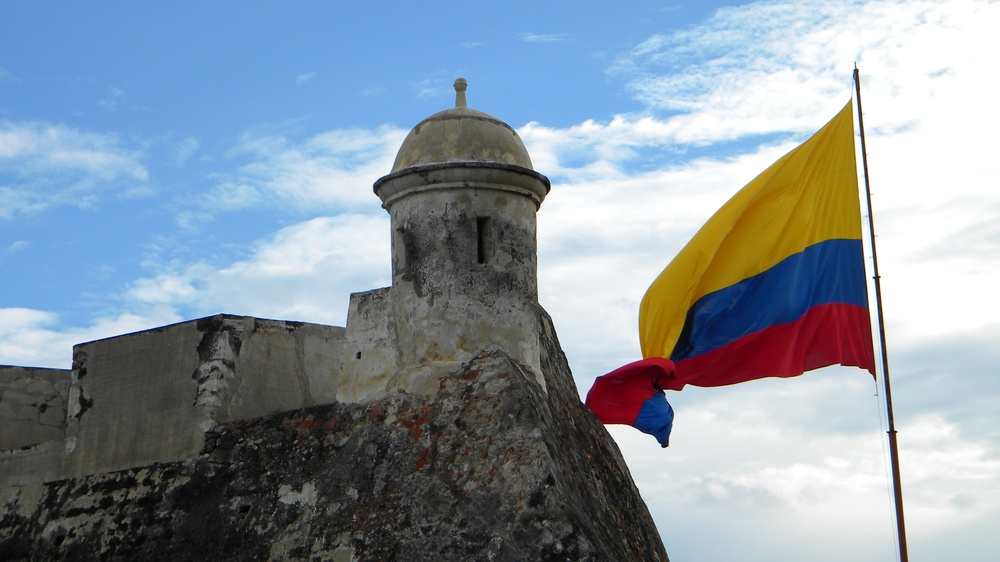
#> input picture histograma/cartagena.jpg, 1000 x 562 px, shrunk from 3584 x 2016 before the run
$ python historiograma.py
#> lines starting #> are read from the running program, lines starting #| are printed output that depends on the picture
#> further down, rgb is the input picture: shape (562, 1000, 3); mean R, G, B 137.4, 150.4, 161.9
import matplotlib.pyplot as plt
import numpy as np

def imsplit(rgb):
    r=rgb[:,:,0]
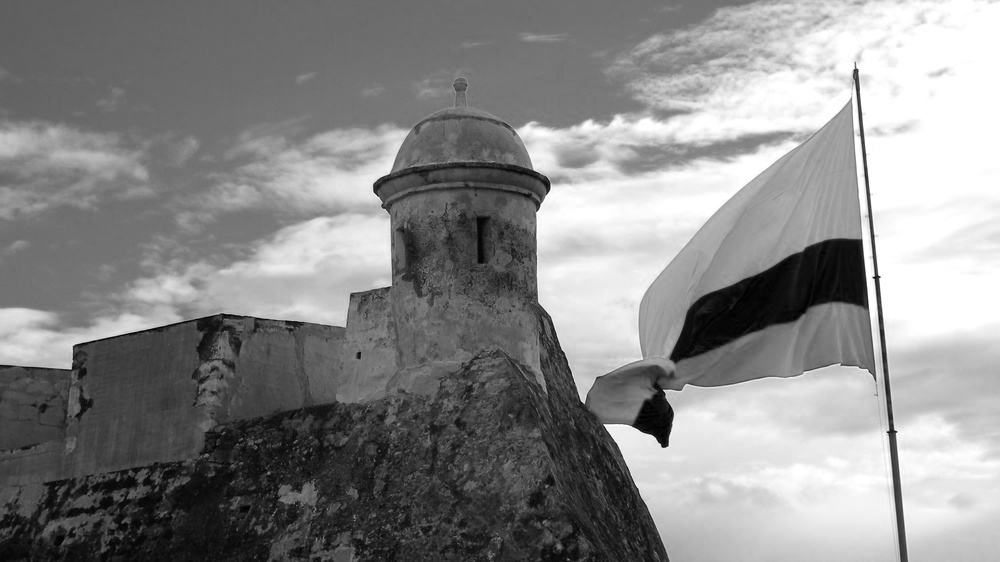
#> r: shape (562, 1000); min 0, max 255, mean 137.4
    g=rgb[:,:,1]
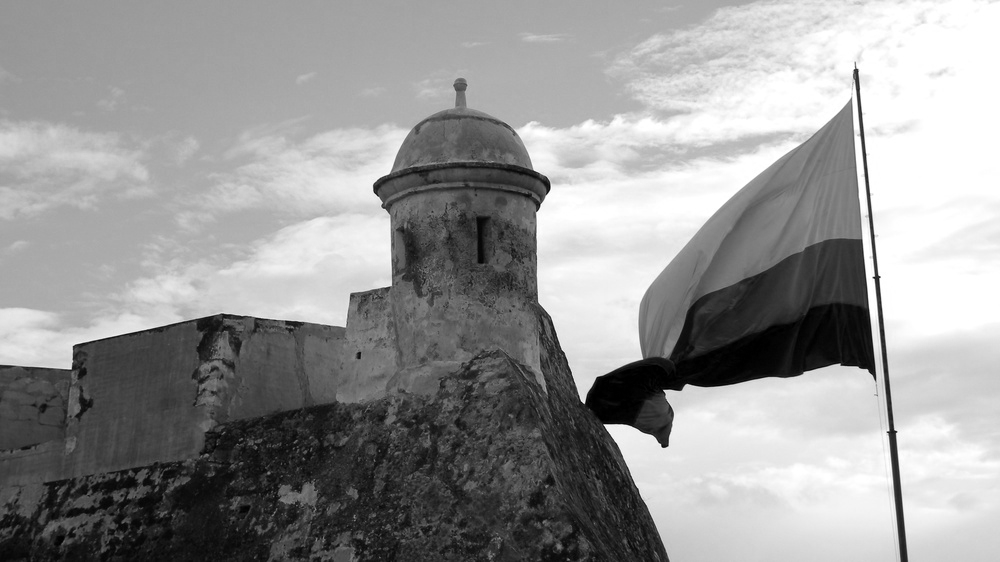
#> g: shape (562, 1000); min 0, max 255, mean 150.4
    b=rgb[:,:,2]
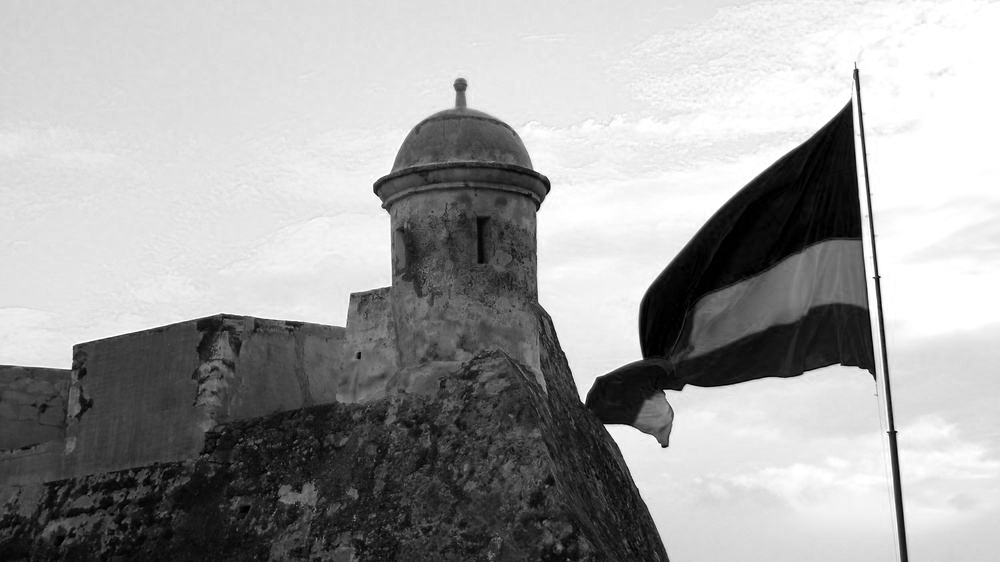
#> b: shape (562, 1000); min 0, max 255, mean 161.9
    return r,g,b

def imhist(r):
    h = np.zeros(256)
    filas,cols = r.shape
#> filas = 562; cols = 1000

    for i in range(1,filas):
        for j in range(1,cols):
            h[r[i,j]] = h[r[i,j]]+1
#> after the loop, h = 256 values, max 32910 at index 255, min 39 at index 1, mean 2189.2

    n = np.linspace(0,255,256)
    fig, ax = plt.subplots(1)
    plt.bar(n,h)
    ax.set_ylim(0, 0.3*max(h))
    ax.set_xlim(0,255)
    plt.xlabel('Intensidad')
    plt.ylabel('Cantidad')
    plt.title('Histograma')
    plt.show()
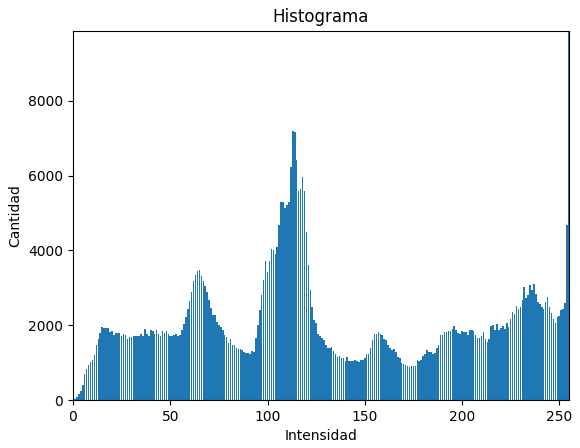
#> figure drawn by matplotlib, 1 panel; tallest bar 32910 high, from x = 254.6 to 255.4

rgb = plt.imread('cartagena.jpg')

r,g,b = imsplit(rgb)

h = imhist(r)

$ run again, with histograma/frame_reconstruida.jpeg copied over histograma/cartagena.jpg
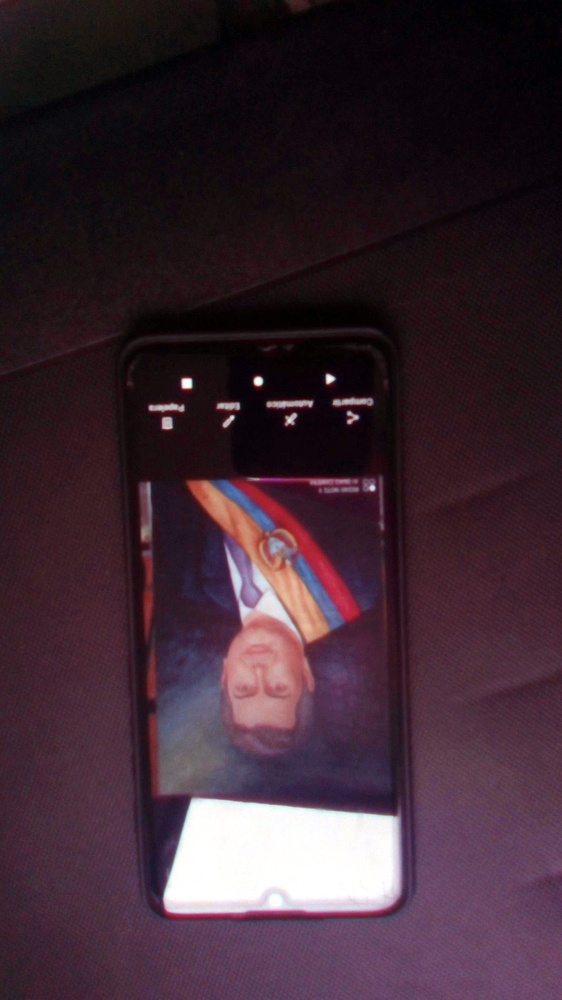
#> input picture histograma/frame_reconstruida.jpeg, 562 x 1000 px, shrunk from 2304 x 4096 before the run
#> rgb is the input picture: shape (1000, 562, 3); mean R, G, B 61.3, 41, 51.6
#> in imsplit, `b=rgb[:,:,2]`:
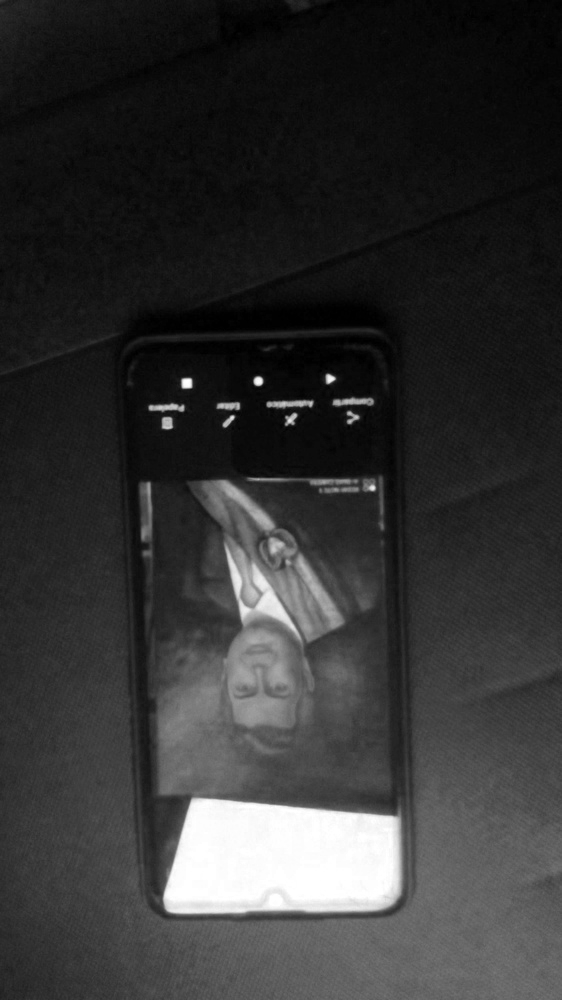
#> b: shape (1000, 562); min 0, max 255, mean 51.6
#> after the loop in imhist, `for i in range(1,filas):`: h = 256 values, max 11522 at index 11, min 100 at index 238, mean 2189.2
#> in imhist, `plt.show()`:
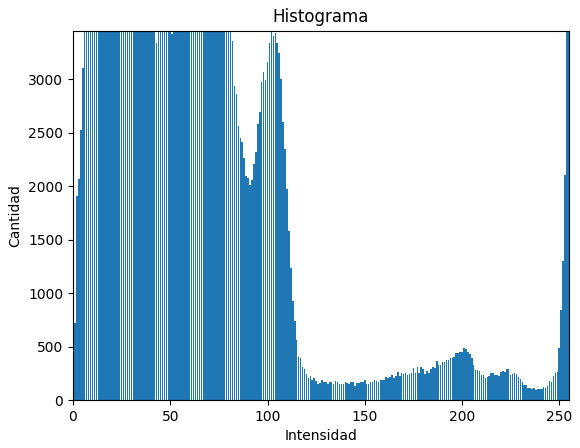
#> figure drawn by matplotlib, 1 panel; tallest bar 11522 high, from x = 10.6 to 11.4
